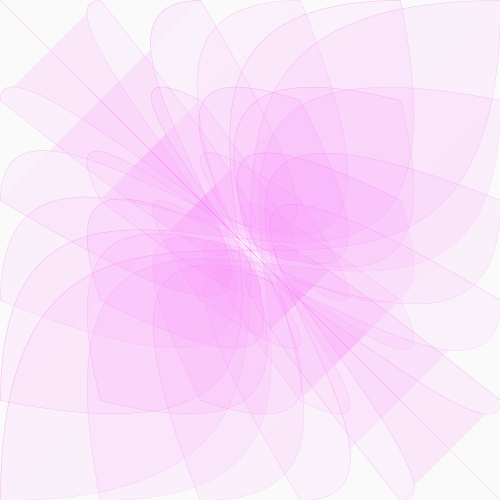
Frame 1 (no input)
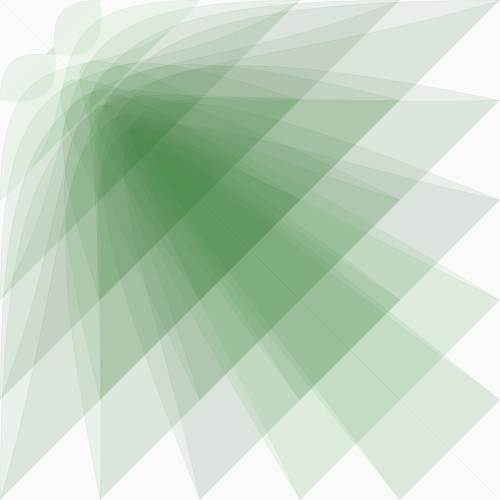
Frame 60 (the mouse pressed at the canvas centre just before this capture)
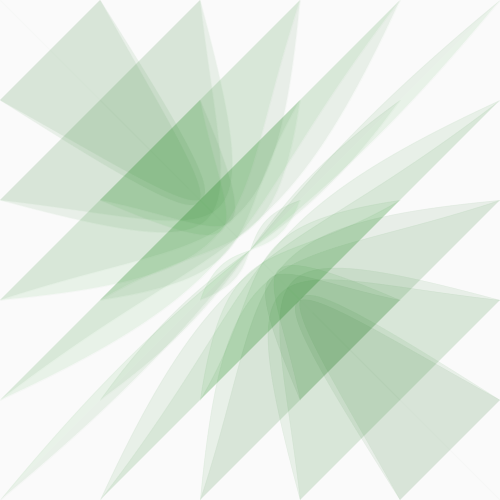
Frame 120 (the mouse held since frame 60 and released just before this capture)

The Processing sketch that drew these frames (run headless with seeded random() and noise(); from frame 60 on, the mouse is pressed at the canvas centre):

// Processing sketch: processing_133970
// ── processing_133970.pde

void setup() {
  size(500, 500);
}
float x=250;
float y=250;
float a=0;
float b=0;

void draw() {

  if (mouseX<x) {
    a=map(mouseX, 0, x, x, 0);
  }
  if (mouseX>x) {
    a=map(mouseX, x, 500, 0, x);
  }
  if (mouseY<y) {
    b=map(mouseY, 0, y, y, 0);
  }
  if (mouseY>y) {
    b=map(mouseY, y, 500, 0, y);
  }

  background(250);
  strokeWeight(0.5);

  for (int i=0; i<6; i++) {
    for (int j=0; j<6; j++) {
      fill(a, random(100, 160), b, 20);
      stroke(a, random(100, 160), b, (a+b)/5);
      bezier(i*100, j*100, x-a, y-b, x+a, y+b, j*100, i*100);
    }
  }

  if (mouseX<x) {
    x=x-(a/40);
  }
  if (mouseX>x) {
    x=x+(a/40);
  }
  if (mouseY<y) {
    y=y-(b/40);
  }
  if (mouseY>y) {
    y=y+(b/40);
  }
  if (mousePressed) {
    x=mouseX;
    y=mouseY;
  }
}
